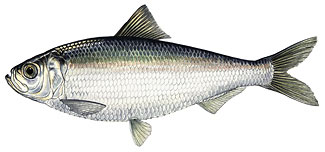
#> input picture Project/data/temp/5.jpg, 325 x 152 px
$ jupyter execute GeneratePointSets.ipynb   (shell and % lines are left out)
#> lines starting #> are read from the running program, lines starting #| are printed output that depends on the picture; after the words box and inside, x2 and y2 are one past the last pixel; in counts of white or black regions, pixels touching at a corner belong together; long printed decimals are rounded
#> further down, sample is the input picture: shape (152, 325, 3); mean B, G, R 215.6, 218.4, 218.3
[cell 1]
import cv2
import numpy as np
import matplotlib.pyplot as plt
import os

import time

from math import sqrt

# Point Set Generation for fish images

## GrabCut algorithm
Iterative graph-cut segmentation problem using GMMs to model the foreground and background

[cell 2]
# %%pep8
def mark_background(img):
    """
    Automatically mark background (top left corner is a good idea)
    :param img: input image
    """
    img_height, img_width, num_channels = img.shape
#> img_height = 152; img_width = 325; num_channels = 3

    # window of size not exceeding 1/10 of the image dimension; max 60 pixels
    max_win_size = 150
    win_height = int(min(img_height / 7, max_win_size) - 1)
#> win_height = 20
    win_width = int(min(img_width / 7, max_win_size) - 1)
#> win_width = 45

    #print(win_height)
    #print(win_width)

    extraction = img[0:win_height, 0:win_width]
#> extraction: shape (20, 45, 3); every value is 255
    mean = np.mean(extraction, (0, 1))
#> mean = [255, 255, 255]
    var = np.var(extraction, (0, 1))
#> var = [0, 0, 0]

    background_threshold = 0.08
    ratio = np.mean(np.divide(np.sqrt(var), mean))
#> ratio = 0

    print(mean)
#| [255. 255. 255.]
    print(var)
#| [0. 0. 0.]

    mask = np.empty((img_height, img_width), dtype=img.dtype)
    mask.fill(cv2.GC_PR_FGD)
#> mask: shape (152, 325); every value is 3

    selection_threshold = np.maximum(var, 0.05 * mean)
#> selection_threshold = [12.75, 12.75, 12.75]
    print(selection_threshold)
#| [12.75 12.75 12.75]

    diff_channel1 = np.abs(img[:, :, 0] - mean[0]) < selection_threshold[0]
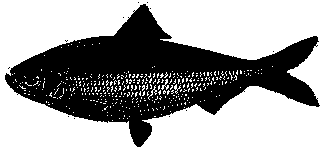
#> diff_channel1: shape (152, 325) bool; 63.1% white; 12 black regions (11 under 20 px), largest, box (x1, y1, x2, y2) and area: (5, 4, 320, 147) 18195
    diff_channel2 = np.abs(img[:, :, 1] - mean[1]) < selection_threshold[1]
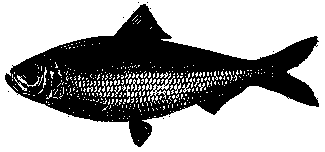
#> diff_channel2: shape (152, 325) bool; 65% white; 10 black regions (9 under 20 px), largest, box (x1, y1, x2, y2) and area: (5, 4, 319, 147) 17259
    diff_channel3 = np.abs(img[:, :, 2] - mean[2]) < selection_threshold[2]
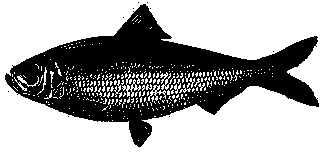
#> diff_channel3: shape (152, 325) bool; 65.2% white; 11 black regions (10 under 20 px), largest, box (x1, y1, x2, y2) and area: (5, 4, 319, 147) 17170
    probable_background = np.logical_and(np.logical_and(diff_channel1, diff_channel2), diff_channel3)
#> probable_background: shape (152, 325) bool; 63.1% white; 15 black regions (14 under 20 px), largest, box (x1, y1, x2, y2) and area: (5, 4, 320, 147) 18224

    if ratio < background_threshold:
        mask[probable_background == 1] = cv2.GC_PR_BGD

    mask[0:win_height, 0:win_width] = cv2.GC_BGD
    mask[-win_height:-1, -win_width:-1] = cv2.GC_BGD
    mask[0:win_height, -win_width:-1] = cv2.GC_BGD
    mask[-win_height:-1, 0:win_width] = cv2.GC_BGD

    # boundary bounding
    bound_width = int(min(win_height, win_width) / 6)
#> bound_width = 3
    print(bound_width)
#| 3
    mask[1:bound_width, :] = cv2.GC_BGD
    mask[-bound_width:-1, :] = cv2.GC_BGD
    mask[:, 1:bound_width, ] = cv2.GC_BGD
    mask[:, -bound_width:-1] = cv2.GC_BGD

    # return mask
    return mask

[cell 3]
sample = cv2.imread('../../data/temp/5.jpg',cv2.IMREAD_COLOR)
bg = mark_background(sample)
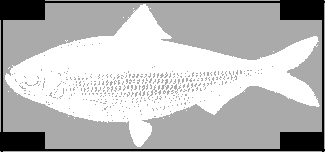
#> bg: shape (152, 325); min 0, max 3, mean 2.17; drawn with min black and max white

[cell 4]
plt.figure(1)
plt.imshow(bg)

[cell 5]
# Using OpenCV grabcut with obvious background initialization
rect = None

bgdModel = np.zeros((1,65),np.float64)
fgdModel = np.zeros((1,65),np.float64)

mask, bgdModel, fgdModel = cv2.grabCut(sample,bg,rect,bgdModel,fgdModel,15,cv2.GC_INIT_WITH_MASK)
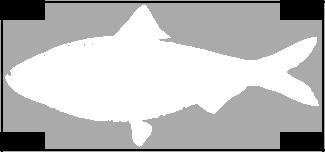
#> mask: shape (152, 325); min 0, max 3, mean 2.19; drawn with min black and max white

[cell 6]
plt.figure(2)
plt.imshow(mask)

[cell 7]
fish = cv2.bitwise_and(sample,sample,mask = (mask==3).astype('uint8'))
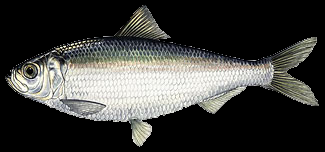
#> fish: shape (152, 325, 3); mean B, G, R 59.7, 62.4, 62.3
plt.figure(3)
plt.imshow(fish)

$ run again, with Project/data/temp/2.jpg copied over Project/data/temp/5.jpg
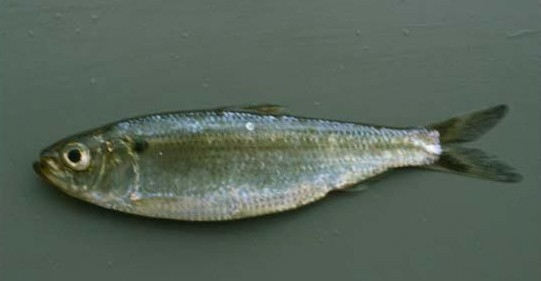
#> input picture Project/data/temp/2.jpg, 541 x 281 px
#> sample is the input picture: shape (281, 541, 3); mean B, G, R 88.8, 100.3, 87
#> mean = [95.53, 104.8, 89.29]
#> var = [7.69, 5.63, 10.44]
#> ratio = 0.0293
#| [ 95.527 104.844  89.293]
#| [ 7.691  5.632 10.437]
#> selection_threshold = [7.69, 5.63, 10.44]
#| [ 7.691  5.632 10.437]
#> in mark_background, `diff_channel1 = np.abs(img[:, :, 0] - mean[0]) < selection_threshold[0]`:
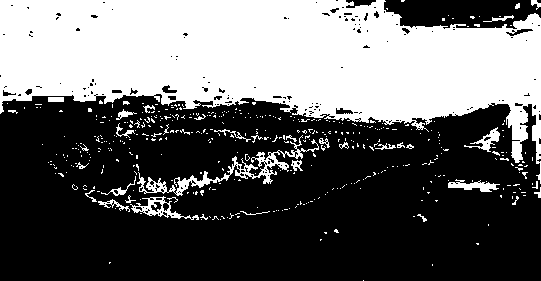
#> diff_channel1: shape (281, 541) bool; 39.4% white; 433 white regions (397 under 20 px), largest, box (x1, y1, x2, y2) and area: (0, 0, 541, 184) 54510, (137, 135, 319, 196) 1493, (130, 196, 199, 220) 450
#> diff_channel2: shape (281, 541) bool; 35.5% white; 566 white regions (532 under 20 px), largest, box (x1, y1, x2, y2) and area: (0, 0, 541, 122) 49040, (161, 91, 223, 109) 563, (137, 167, 226, 193) 527
#> diff_channel3: shape (281, 541) bool; 59.3% white; 199 black regions (177 under 20 px), largest, box (x1, y1, x2, y2) and area: (0, 101, 525, 281) 56643, (481, 194, 541, 257) 1837, (479, 252, 541, 281) 998
#> probable_background: shape (281, 541) bool; 32.5% white; 338 white regions (320 under 20 px), largest, box (x1, y1, x2, y2) and area: (0, 0, 541, 122) 46930, (161, 91, 218, 109) 498, (464, 132, 498, 152) 135
#| 6
#> `fish = cv2.bitwise_and(sample,sample,mask = (mask==3).astype('uint8'))`:
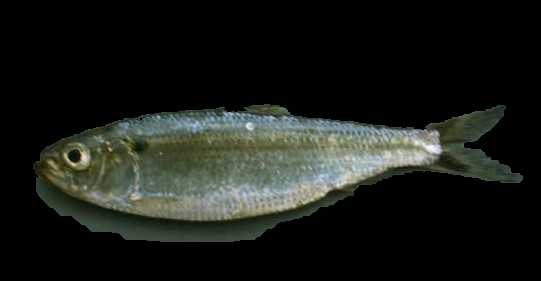
#> fish: shape (281, 541, 3); mean B, G, R 24.6, 29, 26.1
